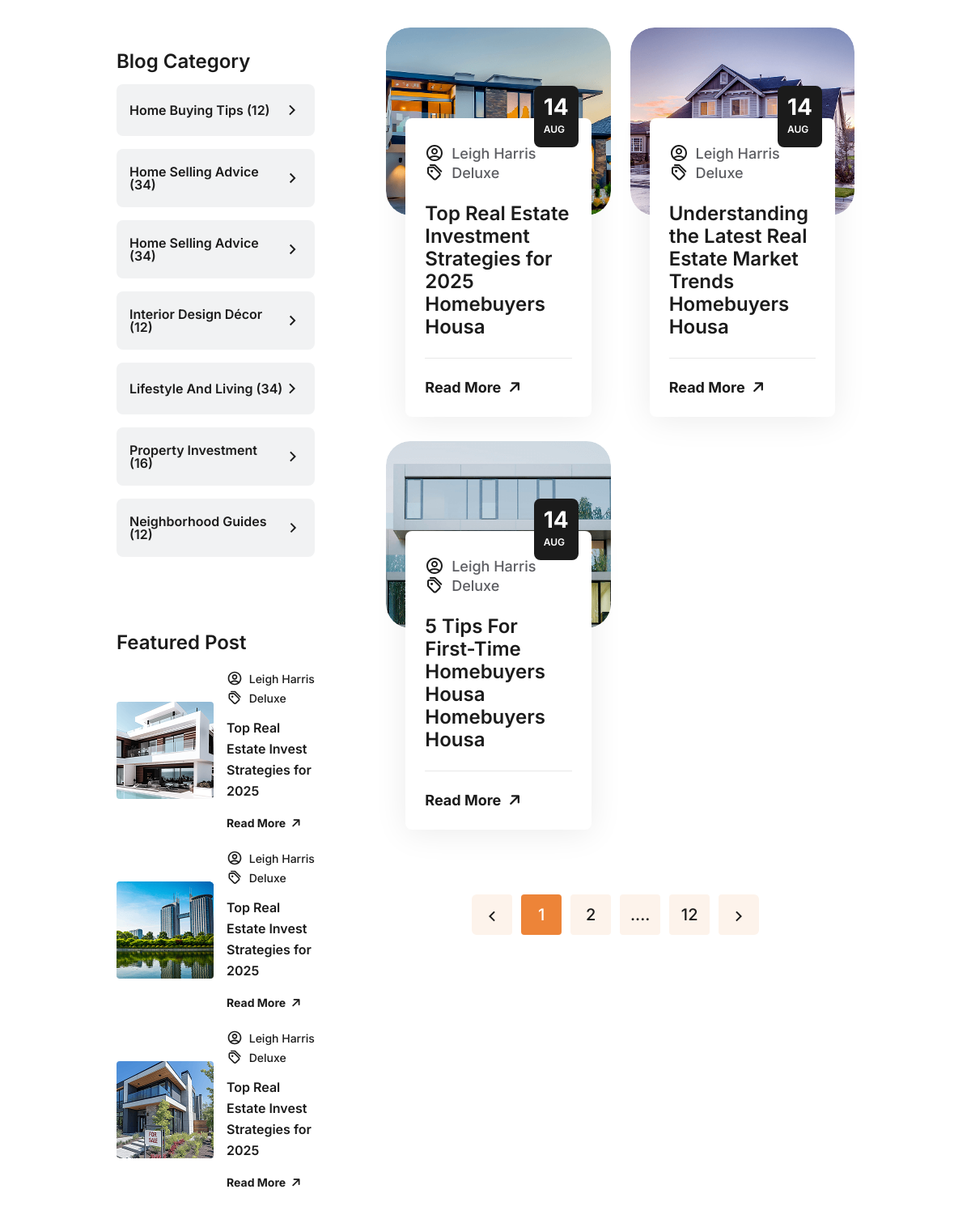
/blog/ (middle part), run on an earlier commit of the app's database.
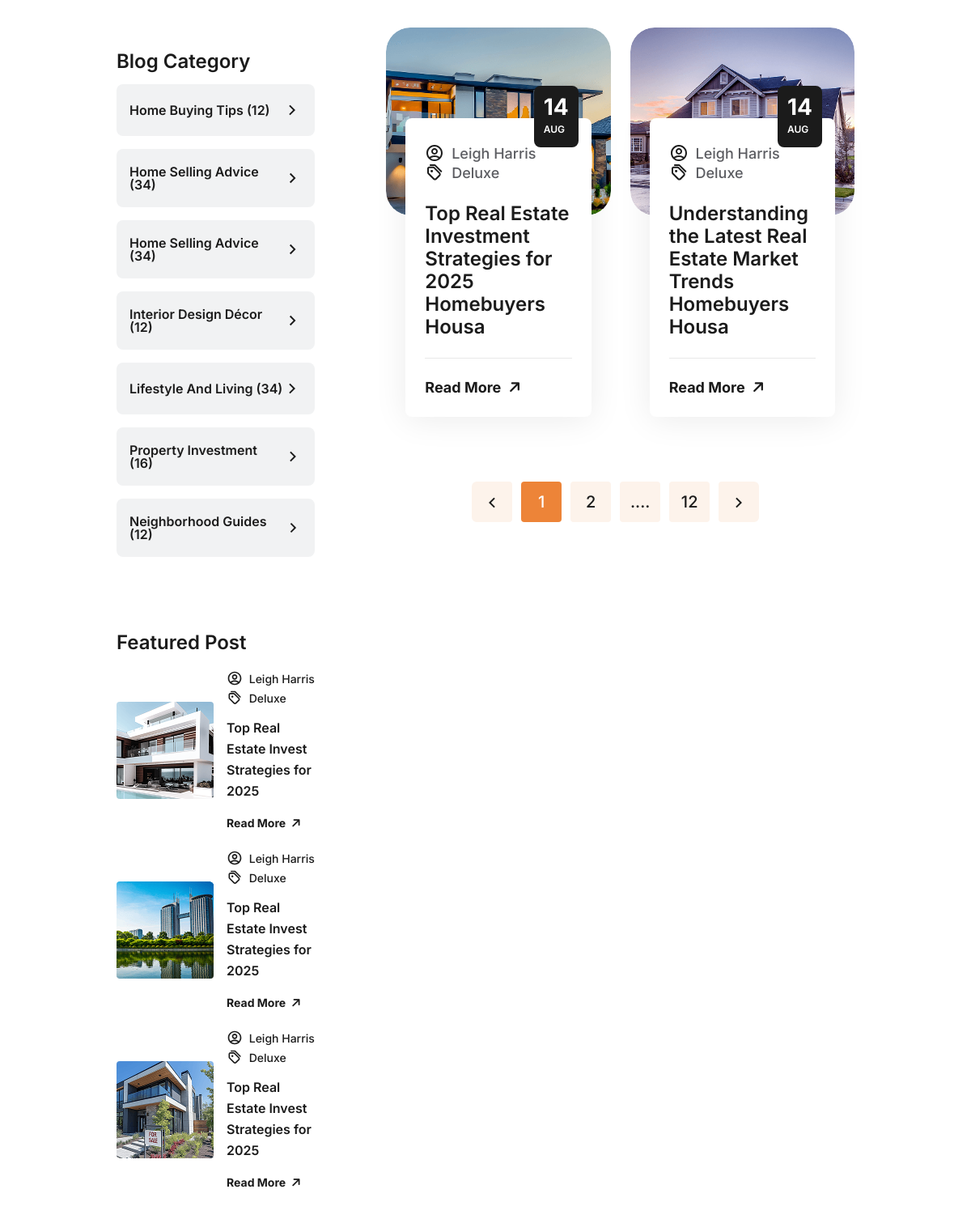
And on a later commit of the database.
### app1/models.py (models this page shows)
class cmsblog(models.Model):
    image=models.ImageField(upload_to='media', null=True)
    title=models.CharField(max_length=100 , null=True , blank=False)
    content=RichTextField()
    blogdate= models.DateTimeField(default=timezone.now)
    blog_title = AutoSlugField(populate_from='title', unique=True, null=True, blank=False)

### app1/views.py (the view)
# urls.py: path('blog/', views.blog.as_view(), name='blog'),
class blog(View):
    def get(self, request):
        cdata = cmsblog.objects.all().order_by('id').reverse()
        return render(request, 'blog.html', {'cdata':cdata})

### templates/blog.html (shortened to what the changed rows need)
{% extends "base.html" %}
{% load static %}
{% block content %}
  <div class="blog-inner-section">
    <div class="container-fluid">
      <div class="row">
        <div class="col-lg-8">
          <div class="bg-area">
            <div class="row">
              {% for blogs in cdata %}
              <div class="col-lg-6 col-md-6">
                <div class="vl-blog-1-item">
                  <div class="vl-blog-1-thumb image-anime">
                    {% if blogs.image %}
                    <a href="#"><img src="{{blogs.image.url}}" alt="housa">
                    {% endif %}
                  </div>
                  <div class="vl-blog-1-content">
                    <div class="date">
                      <p>14</p>
                      <span>aUG</span>
                    </div>
                    <div class="vl-blog-meta">
                      <ul>
                        <li>
                          <a href="#"> Leigh Harris</a>
                        </li>
                        <li>
                          <a href="#"> Deluxe</a>
                        </li>
                      </ul>
                    </div>
                    <div class="space24"></div>
                    <h4 class="vl-blog-1-title"><a href="#">{{blogs.title}}<br class="d-lg-block d-none"> Homebuyers Housa</a></h4>
                    <div class="space24"></div>
                    <div class="vl-blog-1-icon">
                      <a href="#" class="readmore">Read More <i class="fa-solid fa-arrow-right"></i></a>
                    </div>
                  </div>
                </div>
              </div>
              {% endfor %}
            </div>
          </div>
        </div>
      </div>
    </div>
  </div>
{% endblock content %}

What changed in the data, as far as the page shows it:
removed cmsblog: title "5 Tips For First-Time Homebuyers Housa"
